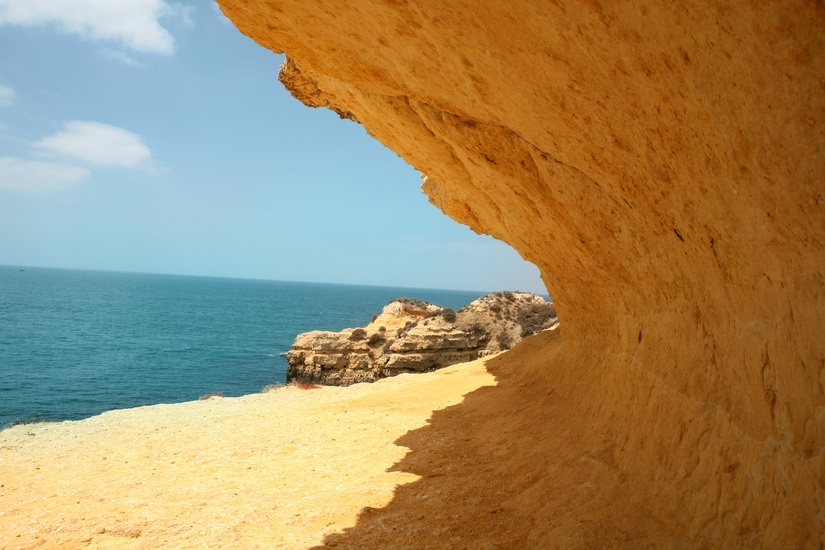
#> input picture data/1.jpeg, 825 x 550 px; its folder holds only this picture in this run
$ python edge_detect.py
#> lines starting #> are read from the running program, lines starting #| are printed output that depends on the picture
import cv2
import numpy as np

def guide_filtering(p, I, r, epsilon):
    p, I = np.copy(p).astype(np.float32), np.copy(I).astype(np.float32)
    I_mean  = cv2.boxFilter(I, -1, (r,r) )
    p_mean = cv2.boxFilter(p, -1, (r,r))
    Ip_mean = cv2.boxFilter(I*p, -1, (r,r))
    II_mean = cv2.boxFilter(I*I, -1, (r,r))

    covIp = Ip_mean - I_mean * p_mean
    varI = II_mean - I_mean * I_mean

    a = covIp/(varI + epsilon)
    b = p_mean - a * I_mean

    a_mean = cv2.boxFilter(a, -1, (r,r))
    b_mean = cv2.boxFilter(b, -1, (r,r))

    return  (a * I + b_mean * 0.1).astype(np.uint8)

def process_image(i):
#> called with i = 1
    I = cv2.imread('../data/'+str(i)+'.jpeg', cv2.IMREAD_COLOR)
#> I is the input picture: shape (550, 825, 3); mean B, G, R 99.9, 138.2, 159.7
    gradient = np.zeros_like(I)
    for c in range(I.shape[2]):
        smoothed = cv2.bilateralFilter(I[:,:,c], 5, 20, 100)
        gradient[:, :, c] = guide_filtering(I[:,:,c], smoothed, 10, (0.03*255) ** 2)
        # gradient[np.where(gradient < 100)] =  0
        gradient[:, :, c] = guide_filtering(gradient[:, :, c], smoothed, 3, (0.15*255) ** 2)
        gradient[:, :, c] = gradient[:, :, c] * 255.0/np.max(gradient[:, :, c])
#> this loop made 3 passes
#> pass 1, in process_image, `smoothed = cv2.bilateralFilter(I[:,:,c], 5, 20, 100)`:
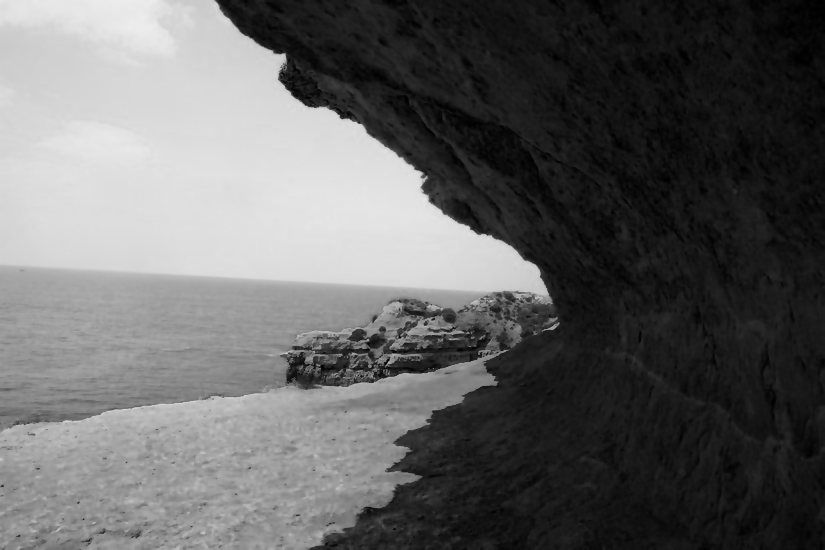
#> smoothed: shape (550, 825); min 0, max 237, mean 99.4
#> pass 1, in guide_filtering, `I_mean  = cv2.boxFilter(I, -1, (r,r) )`:
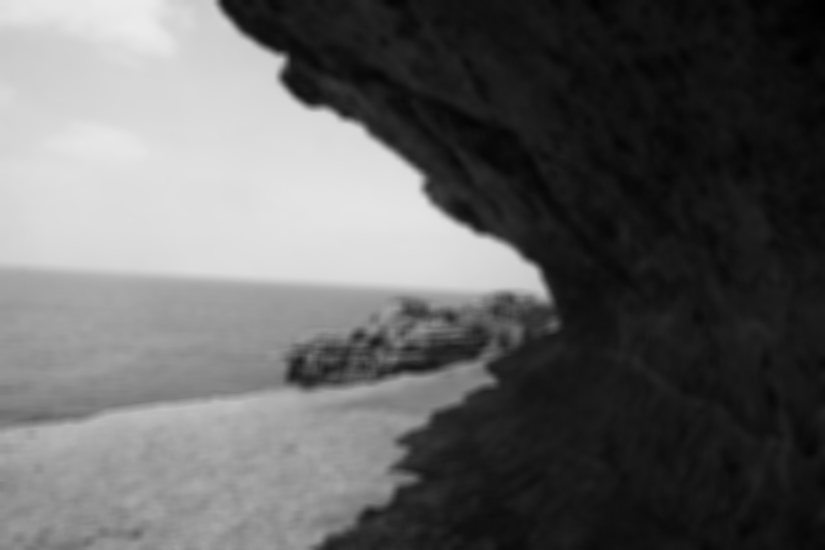
#> I_mean: shape (550, 825) float32; min 0.95, max 235.6, mean 99.5
#> after the loop:
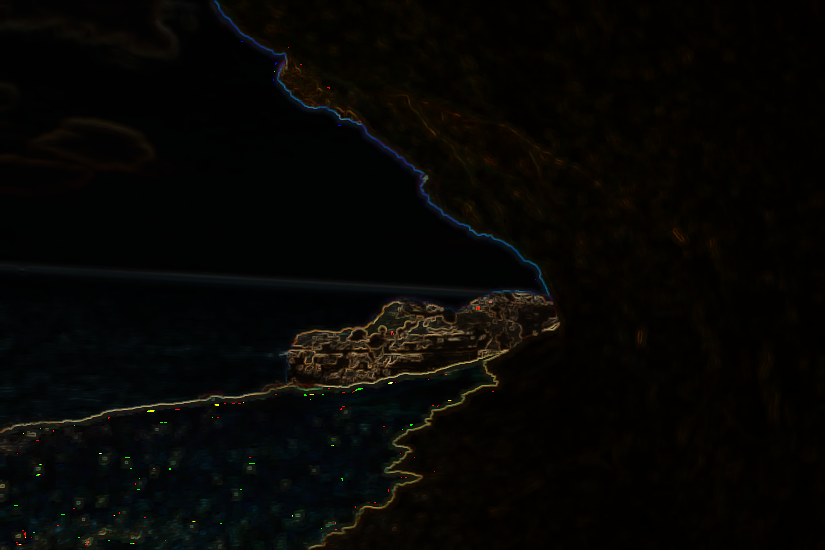
#> gradient: shape (550, 825, 3); mean B, G, R 4.2, 6.2, 6.8
        # print(np.max(gradient[:, :, c]))
    gradient[:, :, 0] = np.max(gradient, axis=2)
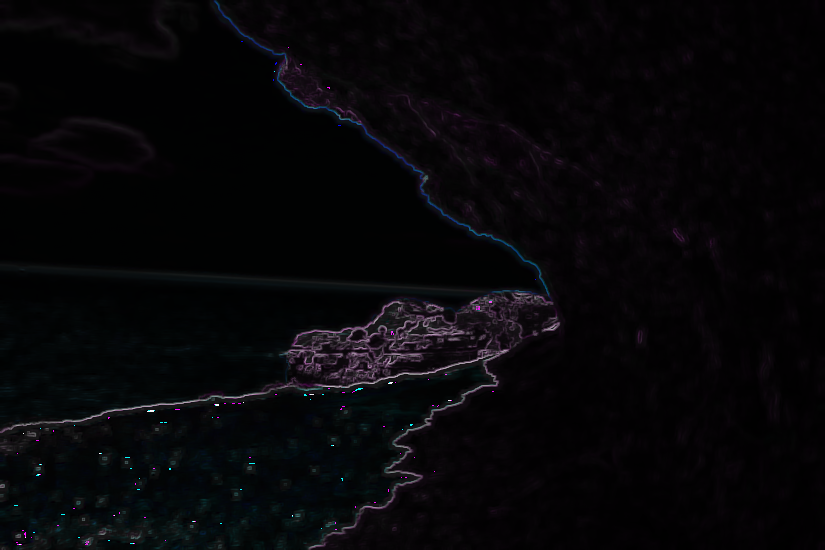
#> gradient: shape (550, 825, 3); mean B, G, R 8.4, 6.2, 6.8
    gradient[:, :, 1] = gradient[:, :, 0]
    gradient[:, :, 2] = gradient[:, :, 0]

    gradient[np.where(gradient < 20)] = 0


    cv2.imwrite("../data/gradient/"+str(i)+".bmp", gradient)


    cv2.imshow("img", np.concatenate([I, gradient  ], axis=1))
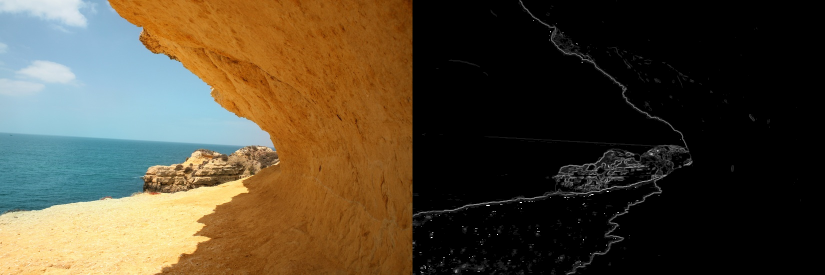
#> window 'img': shape (550, 1650, 3) (shown at 1/2 size); mean B, G, R 51.5, 70.7, 81.5

    cv2.waitKey()

if __name__ == '__main__':
    for i in range(1, 6):
#> (the run stopped early here; a loop or call above may not have finished)
